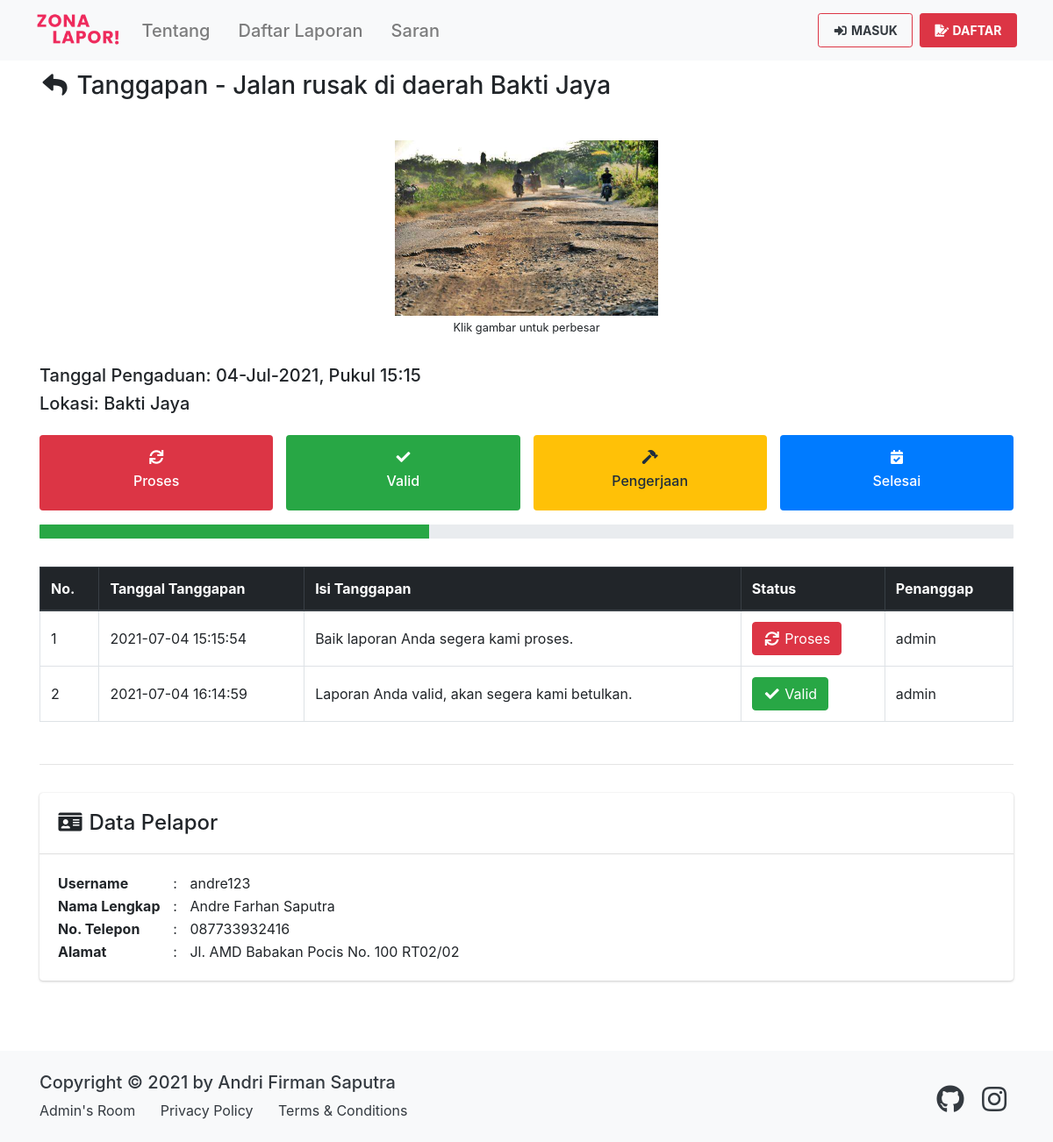
The page /landing/detailPengaduan/1 on the database its author committed.
### tables this page shows
CREATE TABLE `pengaduan` (
  `id_pengaduan` int(11) NOT NULL,
  `isi_laporan` text NOT NULL,
  `tgl_pengaduan` datetime NOT NULL,
  `foto` text DEFAULT 'default.png',
  `id_masyarakat` int(11) NOT NULL,
  `id_kelurahan` int(11) NOT NULL
);

CREATE TABLE `kelurahan` (
  `id_kelurahan` int(11) NOT NULL,
  `kelurahan` varchar(100) NOT NULL,
  `id_kecamatan` int(11) NOT NULL
);

CREATE TABLE `tanggapan` (
  `id_tanggapan` int(11) NOT NULL,
  `isi_tanggapan` text NOT NULL,
  `tgl_tanggapan` datetime NOT NULL,
  `status_tanggapan` enum('proses','valid','pengerjaan','selesai','tidak_valid') NOT NULL,
  `id_pengaduan` int(11) NOT NULL,
  `id_user` int(11) NOT NULL
);

CREATE TABLE `user` (
  `id_user` int(11) NOT NULL,
  `nama` varchar(100) NOT NULL,
  `username` varchar(100) NOT NULL,
  `password` varchar(255) NOT NULL,
  `no_telepon` varchar(20) NOT NULL,
  `jabatan` enum('administrator','operator') NOT NULL
);

CREATE TABLE `masyarakat` (
  `id_masyarakat` int(11) NOT NULL,
  `nama` varchar(100) NOT NULL,
  `username` varchar(100) NOT NULL,
  `password` varchar(255) NOT NULL,
  `no_telepon` varchar(20) NOT NULL,
  `alamat` text NOT NULL
);

### application/controllers/Landing.php (called while the page is built, shortened)
<?php
class Landing extends CI_Controller
{
	public function __construct()
	{
		$this->load->model('Pengaduan_model', 'pemo');
		$this->load->model('Landing_model', 'lamo');
		$this->load->model('Tanggapan_model', 'tamo');
	}
	public function detailPengaduan($id_pengaduan = 0)
	{
		$data['id_pengaduan'] 	= $id_pengaduan;
		$data['pengaduan']		= $this->pemo->getPengaduanById($id_pengaduan);
		$data['title']  		= 'Detail Pengaduan - ' . $data['pengaduan']['isi_laporan'];
		$data['tanggapan']		= $this->tamo->getTanggapanByIdPengaduan($id_pengaduan);
		$this->load->view('templates/header', $data);
		$this->load->view('landing/detail_pengaduan', $data);
		$this->load->view('templates/footer', $data);
	}
}

### index.php (called while the page is built, shortened)
<?php
require_once BASEPATH.'core/CodeIgniter.php';

### application/models/Pengaduan_model.php (called while the page is built, shortened)
<?php
class Pengaduan_model extends CI_Model
{
	public function getPengaduanById($id_pengaduan)
	{
		$this->db->join('masyarakat', 'pengaduan.id_masyarakat=masyarakat.id_masyarakat');
		$this->db->join('kelurahan', 'pengaduan.id_kelurahan=kelurahan.id_kelurahan');
		return $this->db->get_where('pengaduan', ['id_pengaduan' => $id_pengaduan])->row_array();
	}
}

### application/models/Tanggapan_model.php (called while the page is built, shortened)
<?php
class Tanggapan_model extends CI_Model
{
	public function getTanggapanByIdPengaduan($id_pengaduan)
	{
		$this->db->join('user', 'tanggapan.id_user=user.id_user');
		$this->db->join('pengaduan', 'tanggapan.id_pengaduan=pengaduan.id_pengaduan');
		$this->db->order_by('id_tanggapan', 'asc');
		return $this->db->get_where('tanggapan', ['pengaduan.id_pengaduan' => $id_pengaduan])->result_array();
	}
}

### application/views/landing/detail_pengaduan.php (the view, shortened to what this page needs)
<?php
	$num_rows = $this->db->get_where('tanggapan', ['id_pengaduan' => $this->uri->segment(3)])->num_rows();
 ?>
<header>
	<nav class="navbar navbar-expand-lg navbar-light bg-light fixed-top">
	  <div class="container">
	    <a class="navbar-brand" href="<?= base_url(); ?>">
	      <img src="<?= base_url('assets/img/img_properties/favicon-text.png'); ?>" class="d-inline-block align-top img-fluid img-w-100">
	    </a>
	    <div class="collapse navbar-collapse" id="navbarNavAltMarkup">
	      <div class="navbar-nav">
	        <a class="nav-link page-scroll" href="<?= base_url('landing/'); ?>#tentang"><h5 class="my-auto">Tentang</h5></a>
	        <a class="nav-link page-scroll" href="<?= base_url('landing/'); ?>#daftar_laporan"><h5 class="my-auto">Daftar Laporan</h5></a>
	        <a class="nav-link page-scroll" href="<?= base_url('landing/'); ?>#saran"><h5 class="my-auto">Saran</h5></a>
	      </div>
	      <div class="navbar-nav ml-auto">
	        <a class="nav-link btn btn-sm font-weight-bold m-1 btn-login" href="<?= base_url('landing/masuk'); ?>"><i class="fas fa-fw fa-sign-in-alt"></i> MASUK</a>
	        <a class="nav-link btn btn-sm font-weight-bold m-1 btn-danger text-white" href="<?= base_url('landing/daftar'); ?>"><i class="fas fa-fw fa-file-signature"></i> DAFTAR</a>
	      </div>
	    </div>
	  </div>
	</nav>
</header>
<main class="flex-shrink-0">
	<div class="container mb-5">
		<div class="row justify-content-center py-3">
			<div class="col-lg header-title">
				<h3><i class="fas fa-fw fa-reply"></i> Tanggapan - <?= $pengaduan['isi_laporan']; ?></h3>
			</div>
		</div>
		<div class="row text-center py-3">
			<div class="col-lg">
				<a href="<?= base_url('assets/img/img_pengaduan/') . $pengaduan['foto']; ?>" class="enlarge">
					<img src="<?= base_url('assets/img/img_pengaduan/') . $pengaduan['foto']; ?>" class="img-fluid img-hm-200" alt="<?= $pengaduan['foto']; ?>">
				</a><br>
				<small>Klik gambar untuk perbesar</small>
			</div>
		</div>
		<div class="row my-3">
			<div class="col-lg">
				<h5>Tanggal Pengaduan: <?= date('d-M-Y, \P\u\k\u\l H:i', strtotime($pengaduan['tgl_pengaduan'])); ?></h5>
				<h5>Lokasi: <?= $pengaduan['kelurahan']; ?></h5>
			</div>
		</div>
		<?php if ($num_rows > 0 && $tanggapan[$num_rows-1]['status_tanggapan'] != 'tidak_valid'): ?>
			<div class="row my-2">
				<div class="col-3">
					<div class="text-center bg-danger py-3 rounded text-white">
						<h6><i class="fas fa-fw fa-sync"></i></h6>
						<h6>Proses</h6>
					</div>
				</div>
				<div class="col-3">
					<div class="text-center bg-success py-3 rounded text-white">
						<h6><i class="fas fa-fw fa-check"></i></h6>
						<h6>Valid</h6>
					</div>
				</div>
				<div class="col-3">
					<div class="text-center bg-warning py-3 rounded text-white">
						<h6><i class="fas fa-fw fa-hammer"></i></h6>
						<h6>Pengerjaan</h6>
					</div>
				</div>
				<div class="col-3">
					<div class="text-center bg-primary py-3 rounded text-white">
						<h6><i class="fas fa-fw fa-calendar-check"></i></h6>
						<h6>Selesai</h6>
					</div>
				</div>
			</div>
		<?php endif ?>
		<div class="row my-3">
			<div class="col">
				<?php if ($num_rows != 0): ?>
					<?php if ($tanggapan[$num_rows-1]['status_tanggapan'] == 'proses'): ?>
						<div class="progress">
						  <div class="progress-bar bg-danger" role="progressbar" style="width: 15%" aria-valuenow="15" aria-valuemin="0" aria-valuemax="15"></div>
						</div>
					<?php elseif ($tanggapan[$num_rows-1]['status_tanggapan'] == 'valid'): ?>
						<div class="progress">
						  <div class="progress-bar bg-success" role="progressbar" style="width: 40%" aria-valuenow="40" aria-valuemin="0" aria-valuemax="40"></div>
						</div>
					<?php elseif ($tanggapan[$num_rows-1]['status_tanggapan'] == 'pengerjaan'): ?>
						<div class="progress">
						  <div class="progress-bar bg-warning" role="progressbar" style="width: 65%" aria-valuenow="65" aria-valuemin="0" aria-valuemax="65"></div>
						</div>
					<?php elseif ($tanggapan[$num_rows-1]['status_tanggapan'] == 'selesai'): ?>
						<div class="progress">
						  <div class="progress-bar bg-primary" role="progressbar" style="width: 100%" aria-valuenow="100" aria-valuemin="0" aria-valuemax="100"></div>
						</div>
					<?php endif ?>
				<?php endif ?>
			</div>
		</div>
		<div class="row py-3">
			<div class="col-lg">
				<div class="table-responsive">
					<table class="table table-bordered">
						<thead class="thead-dark">
							<tr>
								<th>No.</th>
								<th>Tanggal Tanggapan</th>
								<th>Isi Tanggapan</th>
								<th>Status</th>
								<th>Penanggap</th>
							</tr>
						</thead>
						<tbody>
							<?php $i = 1; ?>
							<?php foreach ($tanggapan as $dt): ?>
								<tr>
									<td class="align-middle"><?= $i++; ?></td>
									<td class="align-middle"><?= $dt['tgl_tanggapan']; ?></td>
									<td class="align-middle"><?= $dt['isi_tanggapan']; ?></td>
									<?php
										$status = explode('_', $dt['status_tanggapan']);
										$status = implode(' ', $status);
										$status = ucwords(strtolower($status));
									?>
									<td class="align-middle">
										<?php if ($dt['status_tanggapan'] == 'proses'): ?>
											<button class="align-middle text-center btn btn-danger"><i class="fas fa-fw fa-sync"></i> <?= $status; ?></button>
										<?php elseif ($dt['status_tanggapan'] == 'valid'): ?>
											<button class="align-middle text-center btn btn-success"><i class="fas fa-fw fa-check"></i> <?= $status; ?></button>
										<?php elseif ($dt['status_tanggapan'] == 'pengerjaan'): ?>
											<button class="align-middle text-center btn btn-warning"><i class="fas fa-fw fa-hammer"></i> <?= $status; ?></button>
										<?php elseif ($dt['status_tanggapan'] == 'selesai'): ?>
											<button class="align-middle text-center btn btn-primary"><i class="fas fa-fw fa-check-double"></i> <?= $status; ?></button>
										<?php elseif ($dt['status_tanggapan'] == 'tidak_valid'): ?>
											<button class="align-middle text-center btn btn-secondary"><i class="fas fa-fw fa-times"></i> <?= $status; ?></button>
										<?php endif ?>
									</td>
									<td class="align-middle"><?= $dt['username']; ?></td>
							<?php endforeach ?>
						</tbody>
					</table>
				</div>
			</div>
		</div>
		<hr>
		<div class="row py-3">
			<div class="col-lg">
				<div class="card">
					<div class="card-header mt-2">
						<h4><i class="fas fa-fw fa-id-card"></i> Data Pelapor</h4>
					</div>
					<div class="card-body">
						<table>
							<tr>
								<th>Username</th>
								<td style="width: 2rem; text-align: center;"> : </td>
								<td><?= $pengaduan['username']; ?></td>
							</tr>
							<tr>
								<th>Nama Lengkap</th>
								<td style="width: 2rem; text-align: center;"> : </td>
								<td><?= $pengaduan['nama']; ?></td>
							</tr>
							<tr>
								<th>No. Telepon</th>
								<td style="width: 2rem; text-align: center;"> : </td>
								<td><?= $pengaduan['no_telepon']; ?></td>
							</tr>
							<tr>
								<th>Alamat</th>
								<td style="width: 2rem; text-align: center;"> : </td>
								<td><?= $pengaduan['alamat']; ?></td>
							</tr>
						</table>
					</div>
				</div>
			</div>
		</div>
	</div>
</main>

### application/views/templates/header.php (shortened to what this page needs)
<!DOCTYPE html>
<html lang="en" class="h-100" id="page-top">
<head>
  <?php include 'include/css.php'; ?>
</head>
<body class="d-flex flex-column h-100">

### application/views/templates/include/css.php (shortened to what this page needs)
<link rel="stylesheet" href="<?= base_url('assets/vendor/bootstrap/css/bootstrap.min.css'); ?>">
<link rel="stylesheet" href="<?= base_url('assets/vendor/fontawesome/css/all.min.css'); ?>">
<link rel="stylesheet" href="<?= base_url('assets/vendor/adminlte/css/adminlte.min.css'); ?>">
<link rel="stylesheet" href="<?= base_url('assets/vendor/overlayScrollbars/css/OverlayScrollbars.min.css'); ?>">
<link rel="stylesheet" href="<?= base_url('assets/vendor/datatables/css/dataTables.bootstrap4.min.css'); ?>">
<link rel="stylesheet" href="<?= base_url('assets/vendor/fancybox/css/jquery.fancybox.min.css'); ?>">
<link rel="stylesheet" href="<?= base_url('assets/css/zona_lapor.css'); ?>">

### application/views/templates/footer.php (shortened to what this page needs)
	<footer class="footer mt-auto bg-light">
		<div class="container">
			<div class="row my-4">
				<div class="col-lg footer-copyright my-auto">
					<h5 class="text-dark">Copyright &copy; 2021 by Andri Firman Saputra</h5>
					<a class="text-decoration-none text-dark mr-2" href="<?= base_url('admin'); ?>">Admin's Room</a>
					<a class="text-decoration-none text-dark mx-3" href="<?= base_url('landing/privacyPolicy'); ?>">Privacy Policy</a>
					<a class="text-decoration-none text-dark ml-2" href="<?= base_url('landing/termsAndConditions'); ?>">Terms & Conditions</a>
				</div>
				<div class="col-lg footer-sosial-media pt-2 my-auto">
					<a class="text-decoration-none mx-2 text-dark" target="_blank" href="https://github.com/hako-975"><i class="fab fa-2x fa-github"></i></a>
					<a class="text-decoration-none mx-2 text-dark" target="_blank" href="https://instagram.com/andri_firman_975"><i class="fab fa-2x fa-instagram"></i></a>
				</div>
			</div>
		</div>
	</footer>
</body>
</html>

### assets/css/zona_lapor.css (style rules this page uses)
main > .container { padding: 60px 15px 0; }
.footer { background-color: #f5f5f5; }
.footer > .container { padding-right: 15px; padding-left: 15px; }
.header-title { margin: 5px 0; text-align: center; }
@media (min-width: 992px) { .header-title { margin: 5px 0; text-align: left; } }
.img-w-100 { width: 100px !important; }
.img-hm-200 { max-height: 200px !important; }
.footer-copyright { margin: 10px 0; text-align: left; }
.footer-sosial-media { margin: 10px 0; text-align: left; }
@media (min-width: 992px) { .footer-copyright { margin: 10px 0; text-align: left; } }
@media (min-width: 992px) { .footer-sosial-media { margin: 10px 0; text-align: right; } }
.btn-login { background: transparent !important; border: 1px solid #DC3545; color: #343a40 !important; }

### rows shown on the page
pengaduan: isi_laporan "Jalan rusak di daerah Bakti Jaya", foto (picture), tgl_pengaduan "04-Jul-2021, Pukul 15:15", id_kelurahan.kelurahan "Bakti Jaya", id_masyarakat.username "andre123", id_masyarakat.nama "Andre Farhan Saputra", id_masyarakat.no_telepon "087733932416", id_masyarakat.alamat "Jl. AMD Babakan Pocis No. 100 RT02/02"
tanggapan: tgl_tanggapan "2021-07-04 15:15:54", isi_tanggapan "Baik laporan Anda segera kami proses.", status_tanggapan "Proses", id_user.username "admin"
tanggapan: tgl_tanggapan "2021-07-04 16:14:59", isi_tanggapan "Laporan Anda valid, akan segera kami betulkan.", status_tanggapan "Valid", id_user.username "admin"
